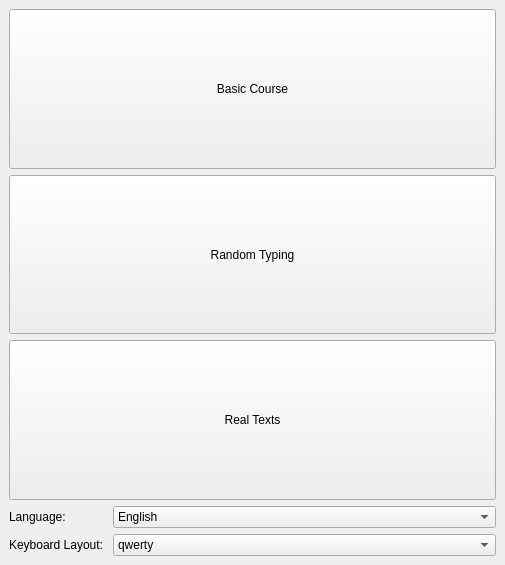
<?xml version="1.0" encoding="UTF-8"?>
<ui version="4.0">
 <class>MainWindow</class>
 <widget class="QMainWindow" name="MainWindow">
  <property name="geometry">
   <rect>
    <x>0</x>
    <y>0</y>
    <width>505</width>
    <height>565</height>
   </rect>
  </property>
  <property name="windowTitle">
   <string>Home — Touch Typing Tutorial</string>
  </property>
  <widget class="QWidget" name="centralwidget">
   <layout class="QVBoxLayout" name="verticalLayout">
    <item>
     <layout class="QGridLayout" name="gridLayout">
      <item row="1" column="0">
       <widget class="QPushButton" name="random_btn">
        <property name="sizePolicy">
         <sizepolicy hsizetype="Minimum" vsizetype="MinimumExpanding">
          <horstretch>0</horstretch>
          <verstretch>0</verstretch>
         </sizepolicy>
        </property>
        <property name="text">
         <string>Random Typing</string>
        </property>
       </widget>
      </item>
      <item row="0" column="0">
       <widget class="QPushButton" name="course_btn">
        <property name="sizePolicy">
         <sizepolicy hsizetype="Minimum" vsizetype="MinimumExpanding">
          <horstretch>0</horstretch>
          <verstretch>0</verstretch>
         </sizepolicy>
        </property>
        <property name="text">
         <string>Basic Course</string>
        </property>
       </widget>
      </item>
      <item row="2" column="0">
       <widget class="QPushButton" name="texts_btn">
        <property name="sizePolicy">
         <sizepolicy hsizetype="Minimum" vsizetype="MinimumExpanding">
          <horstretch>0</horstretch>
          <verstretch>0</verstretch>
         </sizepolicy>
        </property>
        <property name="text">
         <string>Real Texts</string>
        </property>
       </widget>
      </item>
     </layout>
    </item>
    <item>
     <layout class="QFormLayout" name="formLayout">
      <item row="0" column="0">
       <widget class="QLabel" name="label">
        <property name="text">
         <string>Language: </string>
        </property>
       </widget>
      </item>
      <item row="1" column="0">
       <widget class="QLabel" name="label_2">
        <property name="text">
         <string>Keyboard Layout: </string>
        </property>
       </widget>
      </item>
      <item row="1" column="1">
       <widget class="QComboBox" name="layout_box">
        <item>
         <property name="text">
          <string>qwerty</string>
         </property>
        </item>
       </widget>
      </item>
      <item row="0" column="1">
       <widget class="QComboBox" name="language_box">
        <item>
         <property name="text">
          <string>English</string>
         </property>
        </item>
       </widget>
      </item>
     </layout>
    </item>
   </layout>
  </widget>
 </widget>
 <resources/>
 <connections/>
</ui>
